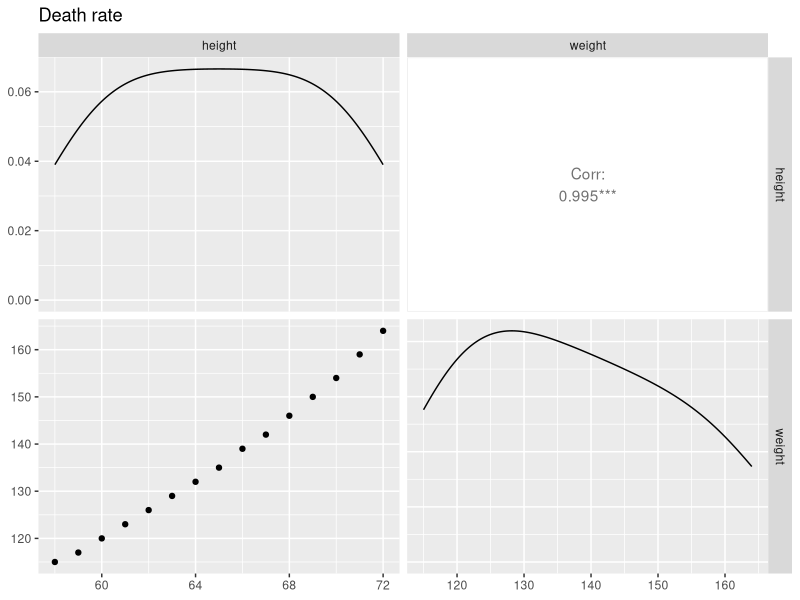
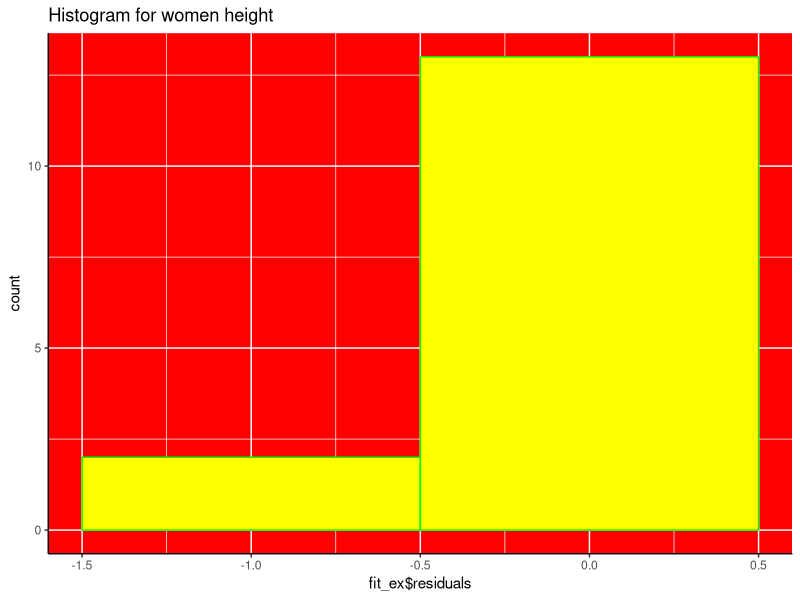
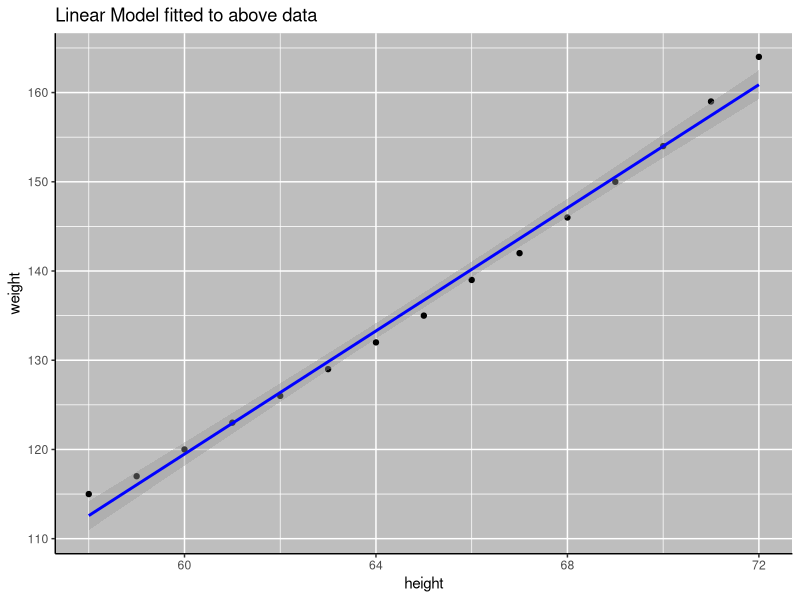
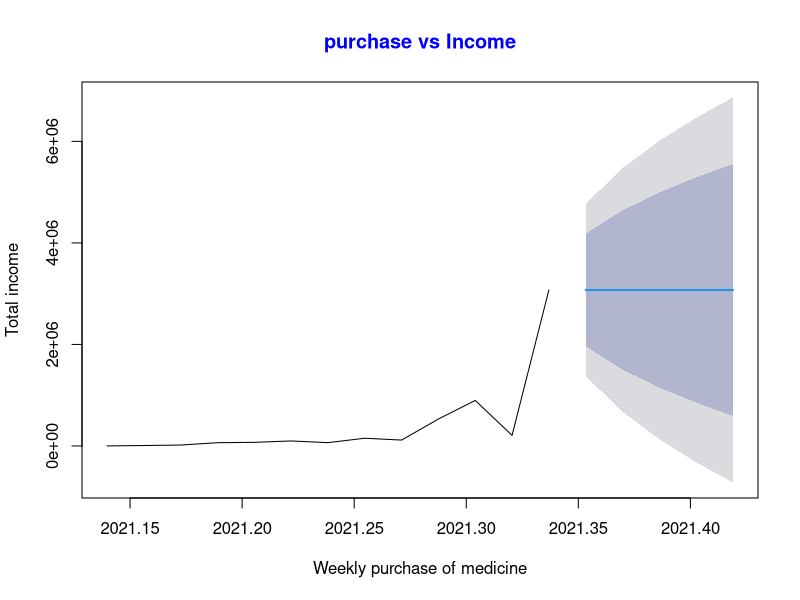

Generate these figures, in order, with R:
install.packages("GGally")
install.packages("forecast")
#general syntax - forecast = predict(model,value)

#Example 1
#GGally -  create a plot matrix for the data visualization.
install.packages("GGally")
install.packages("forecast")
library(GGally)
data(women)
head(women)

ggpairs(data=women, columns=1:2, title="Death rate")
fit_ex <- lm(height ~ weight, data = women)
ggplot(data=women, aes(fit_ex$residuals)) +
  geom_histogram(binwidth = 1, color = "green", fill = "yellow") +
  theme(panel.background = element_rect(fill = "red"),
        axis.line.x=element_line(),
        axis.line.y=element_line()) +
  ggtitle("Histogram for women height")

ggplot(data = women, aes(x = height, y = weight)) +
  geom_point() +
  stat_smooth(method = "lm", col = "blue") +
  theme(panel.background = element_rect(fill = "grey"),
        axis.line.x=element_line(),
        axis.line.y=element_line()) +
  ggtitle("Linear Model fitted to above data")

predict(fit_ex, data.frame(weight = 70.2))
summary(fit_ex)

#Example -2 
x <- c(680, 8713, 18166, 64287, 71600,
       98521, 65324, 152114, 115843,
       531267, 896851, 208725, 3072113)
library(lubridate)
library(forecast)
cts <- ts(x, start = decimal_date(ymd("2021-02-21")),frequency = 365.25 / 6)
fit <- auto.arima(cts)
forecast(fit, 4)
plot(forecast(fit, 5), xlab ="Weekly purchase of medicine",ylab ="Total income",main ="purchase vs Income", col.main ="blue")
